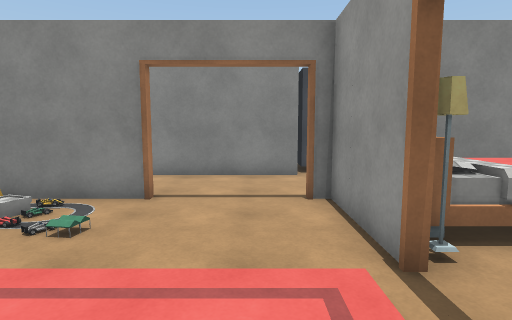
view 1 (above)

24 first-person views from a walk through a Unity game level. The camera is 1.5 m above the floor, tilts 6° down and sees 80° across. Doors are open. The floor is counted in squares, 1 m on a side. Each view is taken from the middle of a square. On the plan, view 1 faces up. The plan holds only what a view shows up to about 15 squares ahead; the rest is blank. The place goes on beyond the plan. The player is left out. Some surface patterns are stand-ins.

view 2
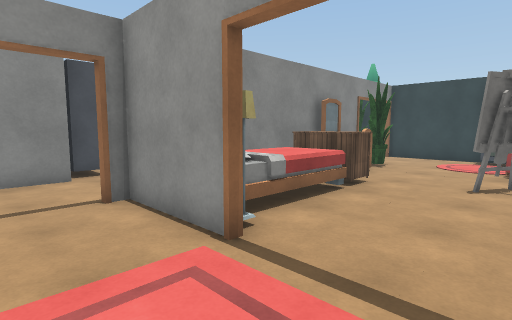

view 3
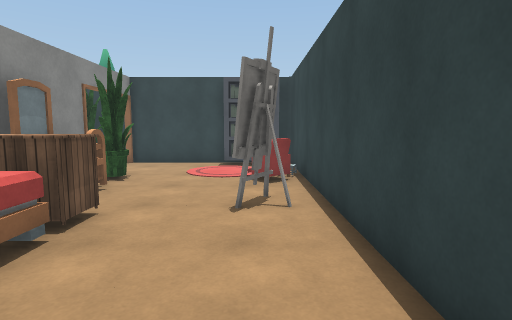

view 4
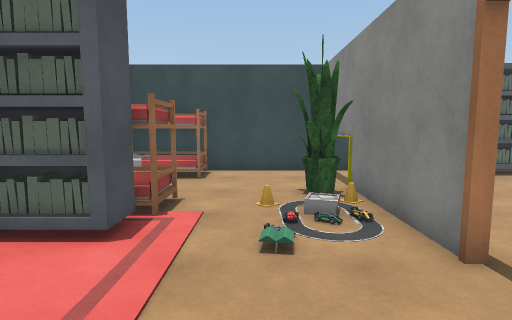

view 5
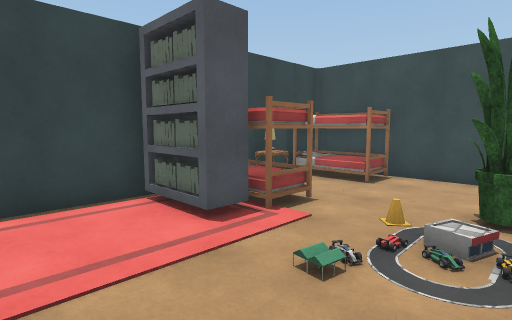

view 6
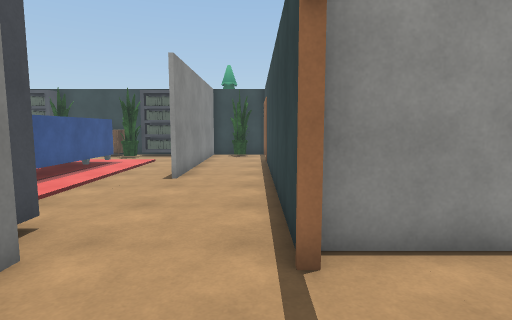

view 7
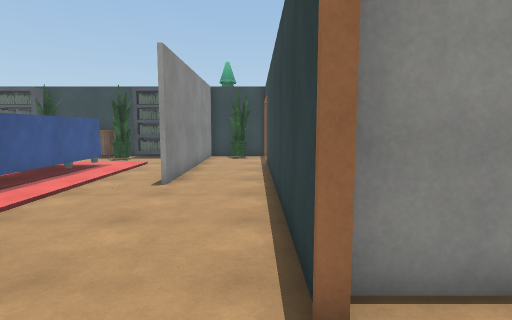

view 8
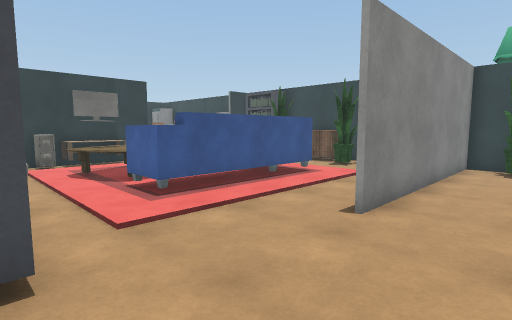

view 9
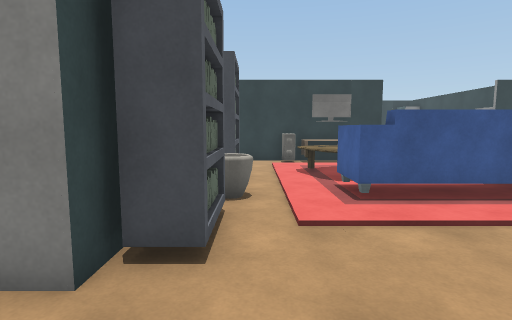

view 10
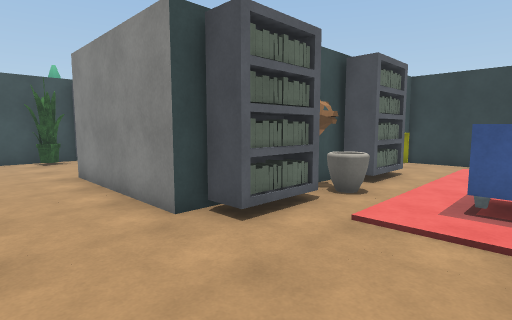

view 11
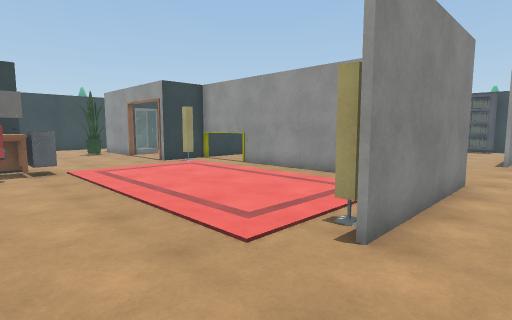

view 12
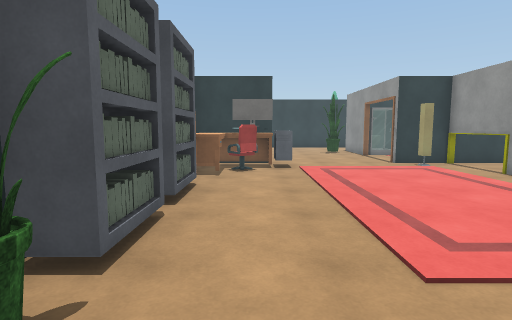

view 13
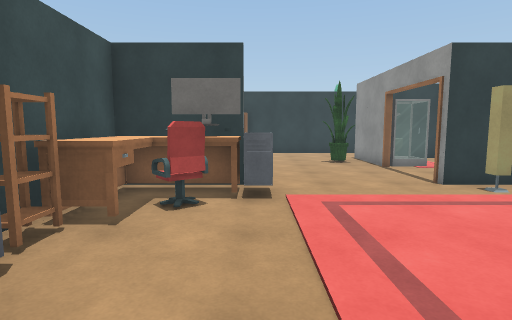

view 14
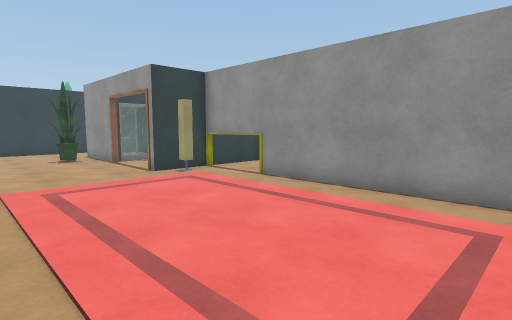

view 15
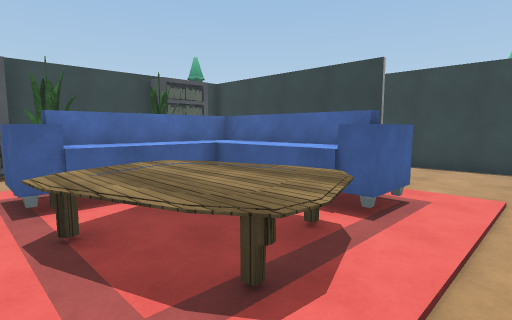

view 16
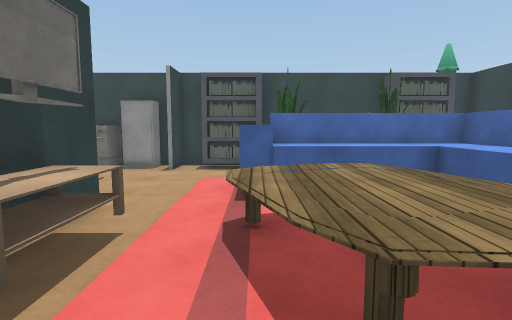

view 17
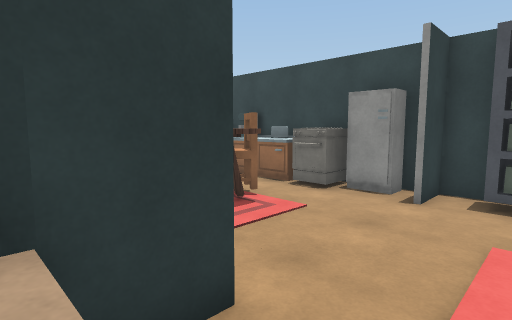

view 18
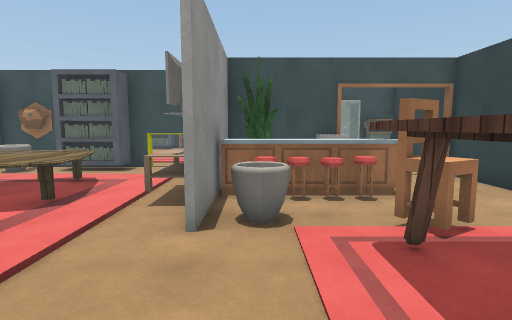

view 19
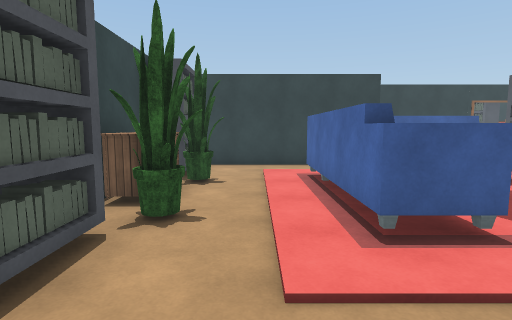

view 20
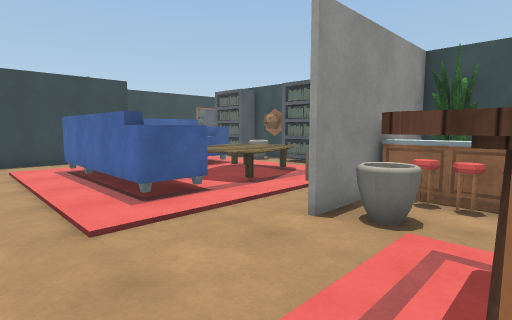

view 21
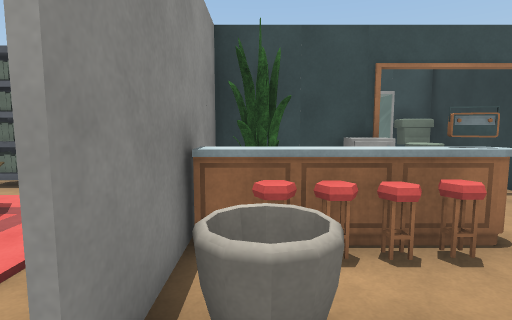

view 22
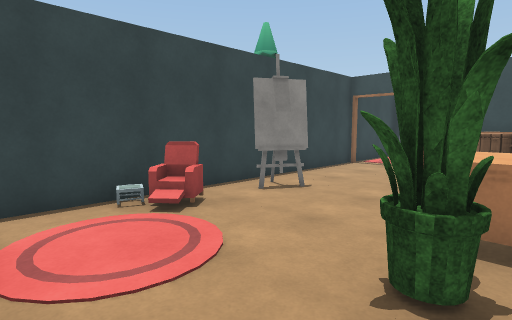

view 23
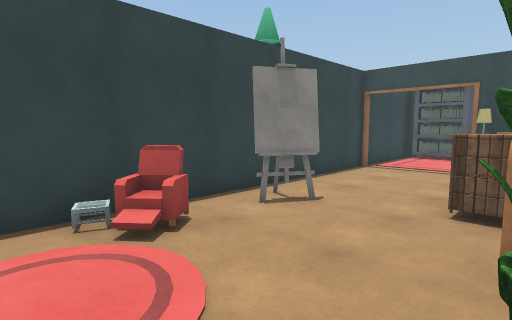

view 24
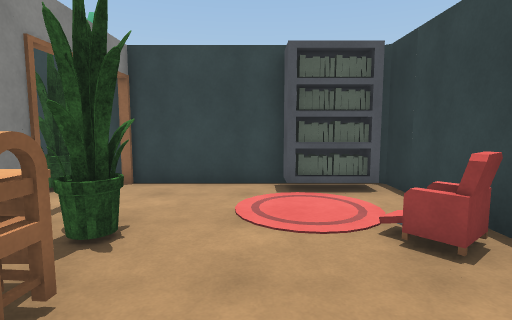

### Floor plan
Key: @ floor where view 1 was taken; # wall or solid block; . floor; / step, stairs or slope; B books; E bed; R dresser; C chair; P plant; S desk; T table; F sofa; A cabinet; G tree; O other object.
Columns run from 10 left of view 1 to 15 right of it. Each row starts with its distance up from view 1.
 26      ...POOO    O..     OO
 25      ....#OO  O O.CC  C.AA
 24      ......  #O OO.CTTC.OO
 23      ......  #  OO..TT..O#
 22     ......   #P OOO.....O#
 21 #####....##########.....##
 20 #SSSS.....##...OOO......B#
 19 #SSSO......#............BB
 18 #SS........#...TTTTFF...B#
 17 #O.........#B.TTTTTFF...P#
 16  B.........#B..TTTTFF...R#
 15  B.........#B..TTT FF...RR
 14  B.........#OO.FFFFFF...P#
 13  B.........#O..FFFFFF...P
 12  B.........#B...........BB
 11 #B.........#B...........B
 10 #P....######B............
  9 #.................########
  8 #.......................P#
  7 #..    ..................#
  6 ########....#####RS#S#...#
  5 #...P.......#    RSCSP...#
  4 #...........#E//RR.......#
  3 #........................#
  2 #EE..EBB   ...........  B#
  1 #EE..EBB   .......OO.O..BB
  0 #EETTEBB..@.........#C..B#
 -1  ####  ###################
 -2                G
 -3                G

Where each view was taken, in squares from view 1:
view 1: 0 up, 0 right, facing up
view 2: 0 up, 1 left, facing up-right
view 3: 1 up, 2 right, facing right
view 4: 4 up, 1 right, facing left
view 5: 6 up, 0 right, facing down-left
view 6: 7 up, 2 left, facing right
view 7: 7 up, 1 left, facing right
view 8: 7 up, 2 right, facing up-right
view 9: 7 up, 3 right, facing up
view 10: 7 up, 6 right, facing up-left
view 11: 8 up, 8 left, facing up-right
view 12: 8 up, 7 left, facing up
view 13: 13 up, 6 left, facing up
view 14: 11 up, 6 left, facing up-right
view 15: 19 up, 3 right, facing down-right
view 16: 18 up, 3 right, facing right
view 17: 19 up, 7 right, facing up-right
view 18: 22 up, 13 right, facing left
view 19: 22 up, 12 right, facing down
view 20: 24 up, 13 right, facing down-left
view 21: 22 up, 10 right, facing left
view 22: 6 up, 14 right, facing down-left
view 23: 5 up, 13 right, facing down-left
view 24: 3 up, 7 right, facing right
